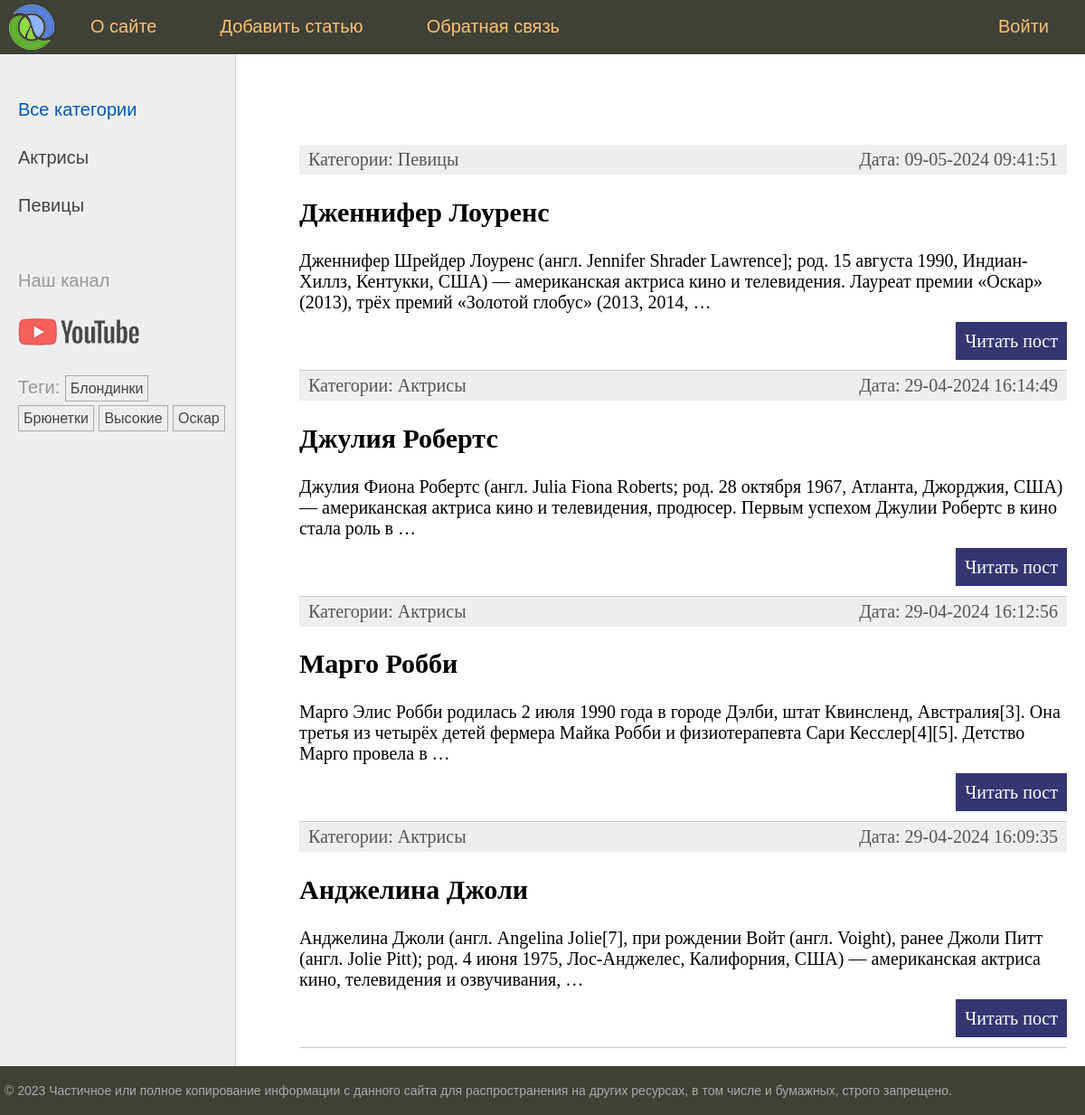
The app's page /, older data.
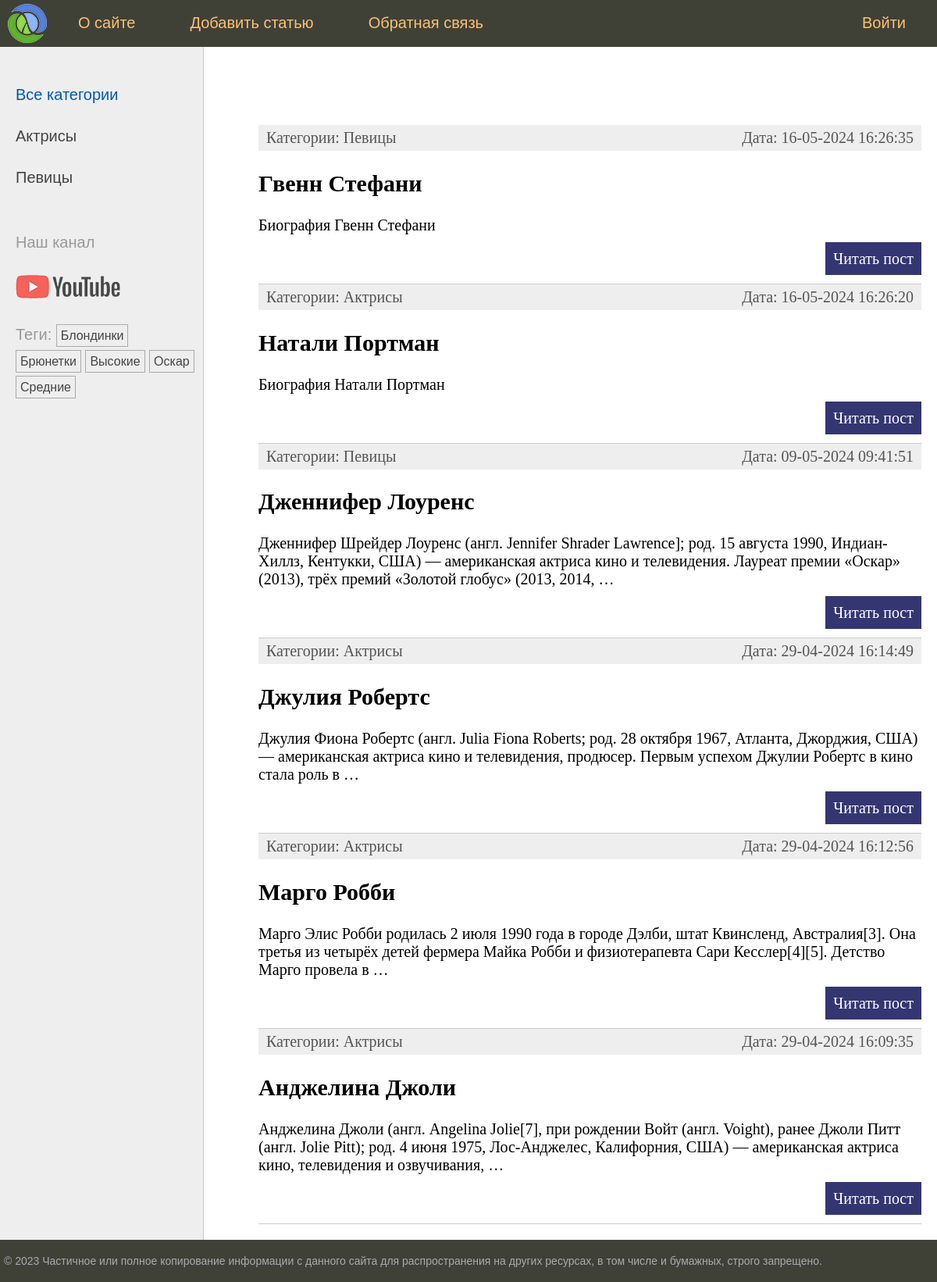
The same page, newer data.
### women/models.py (models this page shows, shortened)
class Category(models.Model):
    name = models.CharField(max_length=100, db_index=True, verbose_name="Категория")
    slug = models.SlugField(max_length=255, db_index=True, unique=True, verbose_name="Slug")
    class Meta:
        verbose_name = "Категория"
        verbose_name_plural = "Категории"
    def get_absolute_url(self):
        return reverse('category', kwargs={'cat_slug': self.slug})

class TagPost(models.Model):
    tag = models.CharField(max_length=100, db_index=True)
    slug = models.SlugField(max_length=255, unique=True, db_index=True)
    def get_absolute_url(self):
        return reverse('tag', kwargs={'tag_slug': self.slug})

class Women(models.Model):
    class Status(models.IntegerChoices):
        DRAFT = 0, "Черновик"
        PUBLISHED = 1, "Опубликовано"
    title = models.CharField(max_length=255, verbose_name="Заголовок")
    content = models.TextField(blank=True, verbose_name="Текст статьи")
    slug = models.SlugField(max_length=255, unique=True, db_index=True, verbose_name="Slug")
    photo = models.ImageField(upload_to='photos/%Y/%m/%d', default=None, blank=True, null=True, verbose_name="Фото")
    time_create = models.DateTimeField(auto_now_add=True, verbose_name="Время создания")
    time_update = models.DateTimeField(auto_now=True, verbose_name="Время изменения")
    is_published = models.BooleanField(choices=tuple(map(lambda x: (bool(x[0]), x[1]), Status.choices)),
                                       default=Status.DRAFT, verbose_name="Статус")
    cat = models.ForeignKey(to='Category', on_delete=models.PROTECT, related_name='posts', verbose_name="Категории")
    tags = models.ManyToManyField(to='TagPost', blank=True, related_name='womens', verbose_name="Теги")
    husband = models.OneToOneField(to='Husband', on_delete=models.SET_NULL, blank=True, null=True,
                                   related_name='woman', verbose_name="Муж")
    objects = models.Manager()
    published = PublishedManager()
    class Meta:
        verbose_name = "Известные женщины"
        verbose_name_plural = "Известные женщины"
        ordering = ["-time_create"]
        indexes = [
            models.Index(fields=["-time_create"])
        ]
    def get_absolute_url(self):
        return reverse('post', kwargs={'post_slug': self.slug})

### women/views.py (the view)
# urls.py: path("", views.index, name='home'),
def index(request: HttpRequest) -> HttpResponse:
    posts = Women.published.all().select_related("cat")
    data = {
        "title": "Главная страница",
        "menu": menu,
        "posts": posts,
        "cat_selected": 0,
    }
    return render(request, "women/index.html", context=data)

### women/models.py (called while the page is built)
    def get_queryset(self):
        return super().get_queryset().filter(is_published=Women.Status.PUBLISHED)

### women/templatetags/women_tags.py (called while the page is built)
@register.inclusion_tag('women/list_categories.html')
def show_category(cat_selected=0):
    cats = Category.objects.annotate(total=Count("posts")).filter(total__gt=0)
    return {'cats': cats, 'cat_selected': cat_selected}

@register.inclusion_tag('women/list_tags.html')
def show_tags():
    return {'tags': TagPost.objects.annotate(total=Count("womens")).filter(total__gt=0)}

### women/templates/women/index.html (shortened to what this page needs)
{% extends 'base.html' %}
{% block content %}
<ul class="list-articles">
	{% for p in posts %}
			<li><div class="article-panel">
        <p class="first">Категории: {{p.cat.name}}</p>
        <p class="last">Дата: {{p.time_update|date:"d-m-Y H:i:s"}}</p>
      </div>
        <h2>{{p.title}}</h2>
	{% autoescape off %}
	{{p.content|linebreaks|truncatewords:"30"}}
	{% endautoescape %}
			<p class="link-read-post"><a href="{{ p.get_absolute_url }}">Читать пост</a></p>
			</li>
	{% endfor %}
</ul>
{% endblock %}

### templates/base.html (shortened to what this page needs)
{% load static %}
{% load women_tags %}
<!DOCTYPE html>
<html>
<head>
	<link type="text/css" href="{% static 'women/css/styles.css' %}" rel="stylesheet" />
</head>
<body>
<table class="table-page" border=0 cellpadding="0" cellspacing="0">
<tr><td valign=top>
{% block mainmenu %}
		<div class="header">
			<ul id="mainmenu" class="mainmenu">
			<li class="logo"><a href="{% url 'home' %}"><div class="logo"></div></a></li>
{% for m in menu %}
	{% if not forloop.last %}<li>{% else %}<li class="last">{% endif %}
		<a href="{% url m.url_name %}">{{m.title}}</a></li>
{% endfor %}
			</ul>
		</div>
{% endblock mainmenu %}
<table class="table-content" border=0 cellpadding="0" cellspacing="0">
<tr>
	<td valign="top" class="left-chapters">
	<ul id="leftchapters">
		{% if cat_selected == 0 %}
		<li class="selected">Все категории </li>
		{% else %}
		<li><a href="{% url 'home' %}">Все категории </a></li>
		{% endif %}
		{% show_category cat_selected %}
		<li class="share">
		<p>Наш канал</p>
		<a class="share-yt" href="https://www.youtube.com/channel/UClJzWfGWuGJL2t-3dYKcHTA/playlists" target="_blank" rel="nofollow"></a>
		</li>
    <li>{% show_tags %}</li>
	</ul>
</td>
<td valign="top" class="content">
	<div class="content-text">
{% block content %}
{% endblock %}
	</div>
</td></tr></table>
</td></tr>
<tr><td valign=top>
	<div id="footer">
		<p>&copy; 2023 Частичное или полное копирование информации с данного сайта для распространения на других ресурсах, в том числе и бумажных, строго запрещено.</p>
	</div>
</td></tr></table>
</body>
</html>

### women/templates/women/list_categories.html
{% for cat in cats %}
{% if cat.id == cat_selected %}
<li class="selected">{{cat.name}}</li>
{% else %}
<li><a href="{{ cat.get_absolute_url }}">{{cat.name}}</a></li>
{% endif %}
{% endfor %}

### women/templates/women/list_tags.html
{% if tags %}
<ul class="tags-list">
    <li>Теги:</li>
    {% for t in tags %}
    <li><a href="{{ t.get_absolute_url }}">{{t.tag}}</a></li>
    {% endfor %}
</ul>
{% endif %}

### women/static/women/css/styles.css (style rules this page uses)
html, body { font-family: 'Arial'; margin: 0; padding: 0; height: 100%; width: 100%; color: #444; }
a { color: #0059b2; text-decoration: none; }
p.link-read-post { text-align: right; }
p.link-read-post a { padding: 10px; min-width: 100px; background: #333671; color: #fff; text-decoration: none; }
div.article-panel { background: #eee; padding: 5px 10px 5px 10px; box-sizing: border-box; overflow: hidden; color: #555; }
div.article-panel p.first { margin: 0; float: left; }
div.article-panel p.last { margin: 0; float: right; }
ul.list-articles { list-style: none; margin: 0; padding: 0; }
ul.list-articles li { border-bottom: 1px solid #ccc; }
.table-page { width: 100%; height: 100%; vertical-align: top; }
.table-page tr { height: 100%; }
.header { background: #3F4137; height: 60px; }
.logo { background: url('../images/logo.png') no-repeat 10px 5px; width: 70px; height: 60px; }
ul.mainmenu { list-style: none; margin: 0; padding: 0; height: 60px; color: #fdc073; font-size: 20px; overflow: hidden; }
ul.mainmenu li { float: left; margin: 18px 40px 0 30px; }
ul.mainmenu li.logo { margin: 0; }
ul.mainmenu li.last { float: right; }
ul.mainmenu li a { color: #fdc073; text-decoration: none; }
.table-content { width: 100%; min-height: 100%; height: 100%; }
.left-chapters { margin: 0; background: #eee; border-right: 1px solid #ccc; }
.left-chapters ul { width: 230px; margin: 0; padding: 20px 10px 10px 20px; list-style: none; font-size: 20px; }
.left-chapters ul li { margin: 30px 0 0 0; color: #999; }
.left-chapters ul li.selected { color: #0059b2; }
.left-chapters ul li a { color: #444; text-decoration: none; }
.left-chapters ul li.share { margin: 60px 0 0 0; }
.left-chapters ul li.share p { margin: 30px 0 30px 0; }
.left-chapters ul li.share a { display: inline-block; width: 40px; height: 40px; margin: 0 20px 0 0; }
.left-chapters ul li.share a.share-yt { width: 100%; height: 30px; background: url('../images/share_yt.png') no-repeat 0 0 }
ul.tags-list { width: 100%; margin: 0; padding: 0; list-style: none; }
ul.tags-list li { margin: 0; padding: 0 0 10px; display: inline-block; }
ul.tags-list li a { padding: 5px; font-size: 16px; border: 1px solid #aaa; }
.content { padding: 40px 20px 20px 40px; width: 100%; box-sizing: border-box; }
.content-text { margin: 60px 0 0 30px; color: #000; font-size: 20px; font-family: Yandex Sans Display Light; }
#footer { box-sizing: border-box; background: #3F4137; padding: 5px; color: #aaa; font-size: 14px; font-family: Verdana, Geneva, Arial, Helvetica; text-align: left; overflow: hidden; }

Row changes from the older to the newer data that the page shows:
now on this page (row unchanged): TagPost: tag "Средние"
added Women: cat.name "Певицы", time_update "16-05-2024 16:26:35", title "Гвенн Стефани", content "Биография Гвенн Стефани"
added Women: cat.name "Актрисы", time_update "16-05-2024 16:26:20", title "Натали Портман", content "Биография Натали Портман"
